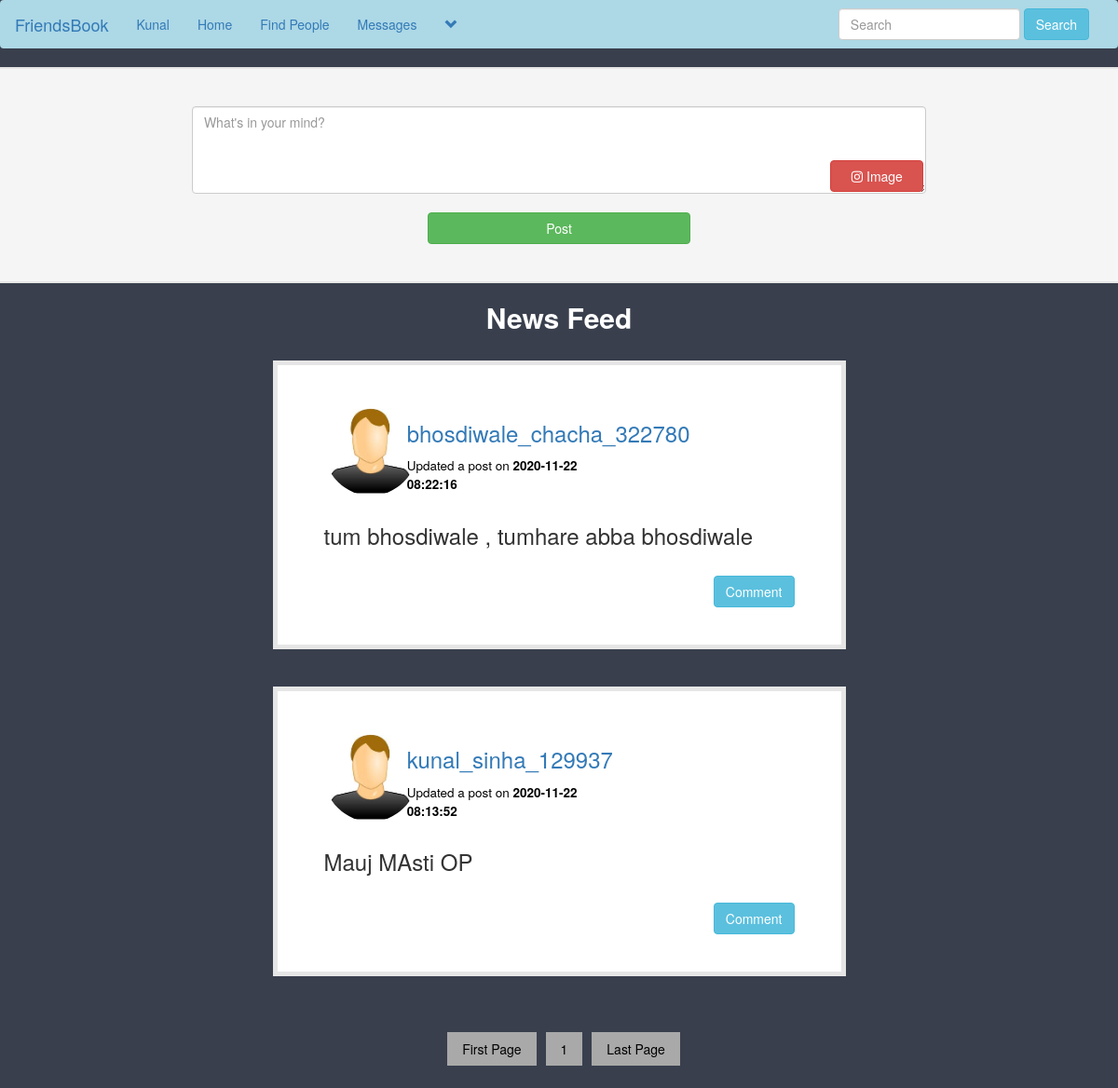
Screenshot of /home.php (signed in) with the database file from the repository.
### tables this page shows
CREATE TABLE `users` (
  `user_id` int(11) NOT NULL,
  `f_name` text NOT NULL,
  `l_name` text NOT NULL,
  `user_name` text NOT NULL,
  `describe_user` varchar(255) NOT NULL,
  `Relationship` text NOT NULL,
  `user_pass` varchar(255) NOT NULL,
  `user_email` varchar(255) NOT NULL,
  `user_country` text NOT NULL,
  `user_gender` text NOT NULL,
  `user_birthday` text NOT NULL,
  `user_image` varchar(255) NOT NULL,
  `user_cover` varchar(255) NOT NULL,
  `user_reg_date` timestamp NOT NULL DEFAULT CURRENT_TIMESTAMP,
  `status` text NOT NULL,
  `posts` text NOT NULL,
  `recovery_account` varchar(255) NOT NULL
);

CREATE TABLE `posts` (
  `post_id` int(11) NOT NULL,
  `user_id` int(11) DEFAULT NULL,
  `post_content` varchar(256) NOT NULL,
  `upload_image` varchar(255) DEFAULT NULL,
  `post_date` timestamp NOT NULL DEFAULT CURRENT_TIMESTAMP ON UPDATE CURRENT_TIMESTAMP
);

### functions/functions.php (the view, shortened to what this page needs)
<?php
$con = mysqli_connect("localhost","root","","social_network") or die("Connection was not established");
function get_posts(){
	global $con;
	$per_page = 4;
	if(isset($_GET['page'])){
		$page = $_GET['page'];
	}else{
		$page=1;
	}
	$start_from = ($page-1) * $per_page;
	$get_posts = "select * from posts ORDER by 1 DESC LIMIT $start_from, $per_page";
	$run_posts = mysqli_query($con, $get_posts);
	while($row_posts = mysqli_fetch_array($run_posts)){
		$post_id = $row_posts['post_id'];
		$user_id = $row_posts['user_id'];
		$content = substr($row_posts['post_content'], 0,40);
		$upload_image = $row_posts['upload_image'];
		$post_date = $row_posts['post_date'];
		$user = "select *from users where user_id='$user_id' AND posts='yes'";
		$run_user = mysqli_query($con,$user);
		$row_user = mysqli_fetch_array($run_user);
		$user_name = $row_user['user_name'];
		$user_image = $row_user['user_image'];
		if($content=="No" && strlen($upload_image) >= 1){
			echo"
			<div class='row'>
				<div class='col-sm-3' '>
				</div>
				<div id='posts' class='col-sm-6'style='background-color:white;'>
					<div class='row'>
						<div class='col-sm-2'>
						<p><img src='users/$user_image' class='img-circle' width='100px' height='100px'></p>
						</div>
						<div class='col-sm-6'>
							<h3><a style='text-decoration:none; cursor:pointer;color #3897f0;' href='user_profile.php?u_id=$user_id'>$user_name</a></h3>
							<h4><small style='color:black;'>Updated a post on <strong>$post_date</strong></small></h4>
						</div>
						<div class='col-sm-4'>
						</div>
					</div>
					<div class='row'>
						<div class='col-sm-12'>
							<img id='posts-img' src='imagepost/$upload_image' style='height:350px;'>
						</div>
					</div><br>
					<a href='single.php?post_id=$post_id' style='float:right;'><button class='btn btn-info'>Comment</button></a><br>
				</div>
				<div class='col-sm-3''>
				</div>
			</div><br><br>
			";
		}
		else{
			echo"
			<div class='row'>
				<div class='col-sm-3'>
				</div>
				<div id='posts' class='col-sm-6' style='background-color:white;'>
					<div class='row'>
						<div class='col-sm-2'>
						<p><img src='users/$user_image' class='img-circle' width='100px' height='100px'></p>
						</div>
						<div class='col-sm-6'>
							<h3><a style='text-decoration:none; cursor:pointer;color #3897f0;' href='user_profile.php?u_id=$user_id'>$user_name</a></h3>
							<h4><small style='color:black;'>Updated a post on <strong>$post_date</strong></small></h4>
						</div>
						<div class='col-sm-4'>
						</div>
					</div>
					<div class='row'>
						<div class='col-sm-12'>
							<h3><p>$content</p></h3>
						</div>
					</div><br>
					<a href='single.php?post_id=$post_id' style='float:right;'><button class='btn btn-info'>Comment</button></a><br>
				</div>
				<div class='col-sm-3'>
				</div>
			</div><br><br>
			";
		}
	}
	include("pagination.php");
}
?>

### includes/header.php (shortened to what this page needs)
<?php
include("functions/functions.php");
?>
<nav class="navbar navbar-light" style="color:white; background-color : lightblue; ">
	<div class="container-fluid">
		<div class="navbar-header">
			<a class="navbar-brand" href="home.php">FriendsBook</a>
		</div>
		<div class="collapse navbar-collapse" id="bs-example-navbar-collapse-1">
	      <ul class="nav navbar-nav">
	      	<?php
			$user = $_SESSION['user_email'];
			$get_user = "select * from users where user_email='$user'";
			$run_user = mysqli_query($con,$get_user);
			$row=mysqli_fetch_array($run_user);
			$user_id = $row['user_id'];
			$first_name = $row['f_name'];
			$user_posts = "select * from posts where user_id='$user_id'";
			$run_posts = mysqli_query($con,$user_posts);
			$posts = mysqli_num_rows($run_posts);
			?>
	        <li><a href='profile.php?<?php echo "u_id=$user_id" ?>'><?php echo "$first_name"; ?></a></li>
	       	<li><a href="home.php">Home</a></li>
			<li><a href="members.php">Find People</a></li>
			<li><a href="messages.php?u_id=new">Messages</a></li>
					<?php
						echo"
						<li class='dropdown'>
							<a href='#' class='dropdown-toggle' data-toggle='dropdown' role='button' aria-haspopup='true' aria-expanded='false'><span><i class='glyphicon glyphicon-chevron-down'></i></span></a>
							<ul class='dropdown-menu'>
								<li>
									<a href='my_post.php?u_id=$user_id'>My Posts <span class='badge badge-secondary'>$posts</span></a>
								</li>
								<li>
									<a href='edit_profile.php?u_id=$user_id'>Edit Account</a>
								</li>
								<li role='separator' class='divider'></li>
								<li>
									<a href='logout.php'>Logout</a>
								</li>
							</ul>
						</li>
						";
					?>
			</ul>
			<ul class="nav navbar-nav navbar-right">
				<li class="dropdown">
					<form class="navbar-form navbar-left" method="get" action="results.php">
						<div class="form-group">
							<input type="text" class="form-control" name="user_query" placeholder="Search">
						</div>
						<button type="submit" class="btn btn-info" name="search">Search</button>
					</form>
				</li>
			</ul>
		</div>
	</div>
</nav>

### style/home_style2.css (style rules this page uses)
body { overflow-x: hidden; }
#posts { border: 5px solid #e6e6e6; padding: 40px 50px; }

### home.php (style rules this page uses)
body { background: #393f4d; }

### rows the page displays
users: f_name "Kunal"
posts: user.user_image (picture), user.user_name "bhosdiwale_chacha_322780", post_date "2020-11-22 08:22:16", post_content "tum bhosdiwale , tumhare abba bhosdiwale"
posts: user.user_image (picture), user.user_name "kunal_sinha_129937", post_date "2020-11-22 08:13:52", post_content "Mauj MAsti OP"
